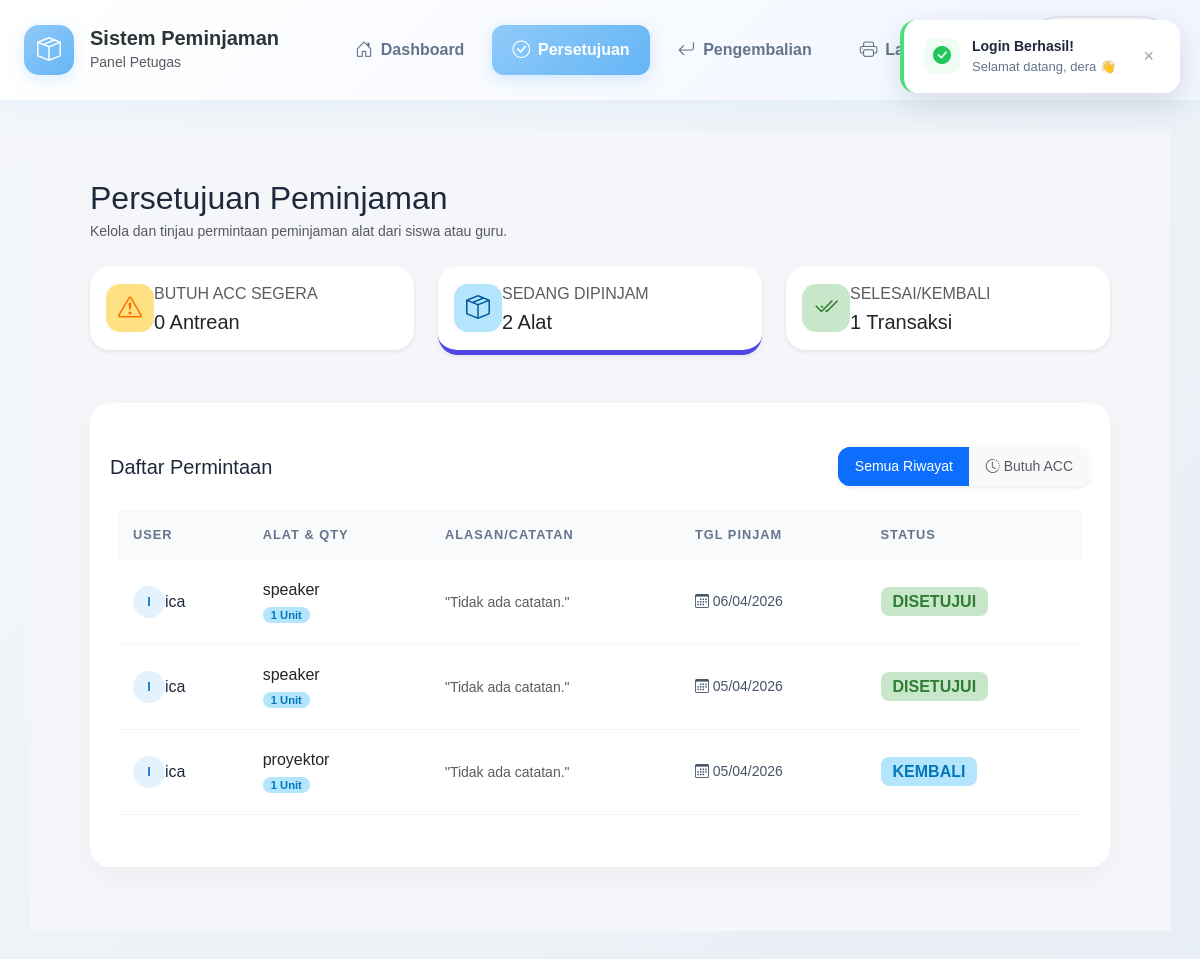
/index.php?page=menyetujui (signed in), run on the app's committed database.
### tables this page shows
CREATE TABLE `tb_peminjaman` (
  `id_peminjaman` int(11) NOT NULL,
  `id_user` int(11) NOT NULL,
  `id_alat` int(11) NOT NULL,
  `tgl_pinjam` date NOT NULL,
  `tgl_kembali` date NOT NULL,
  `tgl_dikembalikan` date NOT NULL,
  `jumlah` int(11) NOT NULL,
  `catatan` text DEFAULT NULL,
  `status` enum('menunggu','disetujui','ditolak','kembali','dibatalkan') DEFAULT 'menunggu',
  `alasan_tolak` text DEFAULT NULL,
  `alasan_tolak_kembali` text DEFAULT NULL,
  `nama_peminjam` varchar(25) DEFAULT NULL,
  `kategori_peminjam` enum('siswa','guru','pegawai') DEFAULT NULL,
  `deleted_at` datetime DEFAULT NULL
);

CREATE TABLE `tb_user` (
  `id_user` int(11) NOT NULL,
  `nama` varchar(25) NOT NULL,
  `username` varchar(100) DEFAULT NULL,
  `email` varchar(30) NOT NULL,
  `password` varchar(50) NOT NULL,
  `role` enum('admin','petugas','peminjam') NOT NULL,
  `deleted_at` datetime DEFAULT NULL
);

CREATE TABLE `tb_alat` (
  `id_alat` int(11) NOT NULL,
  `id_kategori` int(11) NOT NULL,
  `nama_alat` varchar(25) NOT NULL,
  `stok` int(11) NOT NULL,
  `status` enum('tersedia','tidak tersedia') DEFAULT 'tersedia',
  `deleted_at` datetime DEFAULT NULL
);

### controller/baseController.php (called while the page is built, shortened)
<?php
class BaseController {
    public function __construct($pdo) {
        $this->db = $pdo;
    }
    protected function render($view, $data = []) {
        extract($data);
        $viewPath = (substr($view, -4) === '.php') ? $view : $view . '.php';
        require __DIR__ . '/../view/' . $viewPath;
    }
}

### controller/petugas/petugasController.php (called while the page is built, shortened)
<?php
require_once __DIR__ . '/../baseController.php';
class PetugasController extends BaseController {
    public function halamanPersetujuan() {
        $stats = [
           'totalPerluDisetujui' => $this->db->query("SELECT COUNT(*) FROM tb_peminjaman WHERE status = 'menunggu' AND deleted_at IS NULL")->fetchColumn(),
            'totalAktif'          => $this->db->query("SELECT COUNT(*) FROM tb_peminjaman WHERE status = 'disetujui'")->fetchColumn(),
            'totalPengembalian'   => $this->db->query("SELECT COUNT(*) FROM tb_peminjaman WHERE status = 'kembali'")->fetchColumn(),
        ];
        $stmt = $this->db->query("SELECT p.id_peminjaman, p.id_user, p.id_alat, p.jumlah,
                                         p.tgl_pinjam, p.tgl_kembali, p.tgl_dikembalikan,
                                         p.status, p.catatan, p.alasan_tolak,
                                         u.id_user as user_id, u.nama as nama, a.nama_alat
                                  FROM tb_peminjaman p
                                  JOIN tb_user u ON p.id_user = u.id_user
                                  JOIN tb_alat a ON p.id_alat = a.id_alat
                                  WHERE p.deleted_at IS NULL
                                  ORDER BY p.id_peminjaman DESC");
        $data = $stmt->fetchAll(PDO::FETCH_ASSOC);
        $this->render('petugas/menyetujui', [
            'data' => $data,
            'stats' => $stats
        ]);
    }
}

### view/petugas/menyetujui.php (the view, shortened to what this page needs)
<div class="container-fluid p-4">
    <div class="mb-4">
        <h2 class="font-weight-bold mb-1" style="color: #1e293b;">Persetujuan Peminjaman</h2>
        <p class="text-muted small">Kelola dan tinjau permintaan peminjaman alat dari siswa atau guru.</p>
    </div>
    <div class="row mb-4">
        <div class="col-xl-4 col-md-6 mb-4">
            <div class="card-monitoring shadow-sm p-3">
                <div class="card-body">
                    <div class="d-flex align-items-center">
                        <div class="stat-icon-circle bg-soft-amber mr-3">
                            <i class="bi bi-exclamation-triangle"></i>
                        </div>
                        <div>
                            <div class="text-xs font-weight-bold text-muted text-uppercase mb-1">Butuh ACC Segera</div>
                            <div class="h5 mb-0 font-weight-bold text-dark"><?= $stats['totalPerluDisetujui'] ?> Antrean</div>
                        </div>
                    </div>
                </div>
            </div>
        </div>
        <div class="col-xl-4 col-md-6 mb-4">
            <div class="card-monitoring shadow-sm p-3 border-bottom-primary" style="border-bottom: 5px solid #4f46e5 !important;">
                <div class="card-body">
                    <div class="d-flex align-items-center">
                        <div class="stat-icon-circle bg-soft-blue mr-3">
                            <i class="bi bi-box-seam"></i>
                        </div>
                        <div>
                            <div class="text-xs font-weight-bold text-muted text-uppercase mb-1">Sedang Dipinjam</div>
                            <div class="h5 mb-0 font-weight-bold text-dark"><?= $stats['totalAktif'] ?> Alat</div>
                        </div>
                    </div>
                </div>
            </div>
        </div>
        <div class="col-xl-4 col-md-6 mb-4">
            <div class="card-monitoring shadow-sm p-3">
                <div class="card-body">
                    <div class="d-flex align-items-center">
                        <div class="stat-icon-circle bg-soft-success mr-3">
                            <i class="bi bi-check2-all"></i>
                        </div>
                        <div>
                            <div class="text-xs font-weight-bold text-muted text-uppercase mb-1">Selesai/Kembali</div>
                            <div class="h5 mb-0 font-weight-bold text-dark"><?= $stats['totalPengembalian'] ?> Transaksi</div>
                        </div>
                    </div>
                </div>
            </div>
        </div>
    </div>
    <div class="main-table-card shadow-sm">
        <div class="card-header bg-transparent border-0 py-4 d-flex flex-column flex-md-row align-items-md-center justify-content-between">
            <h5 class="font-weight-bold mb-3 mb-md-0" style="color: #1e293b;">Daftar Permintaan</h5>
            <div class="btn-group shadow-sm" style="border-radius: 12px; overflow: hidden;">
                <a href="index.php?page=menyetujui" class="btn btn-sm <?= !isset($_GET['filter']) ? 'btn-primary' : 'btn-light text-muted' ?> px-3 py-2">Semua Riwayat</a>
                <a href="index.php?page=menyetujui&filter=menunggu" class="btn btn-sm <?= @$_GET['filter'] == 'menunggu' ? 'btn-warning' : 'btn-light text-muted' ?> px-3 py-2">
                    <i class="bi bi-clock-history mr-1"></i> Butuh ACC
                </a>
            </div>
        </div>
        <div class="table-responsive px-2 pb-3">
            <table class="table table-aesthetic">
                <thead>
                    <tr>
                        <th>User</th>
                        <th>Alat & Qty</th>
                        <th>Alasan/Catatan</th>
                        <th>Tgl Pinjam</th>
                        <th>Status</th>
                    </tr>
                </thead>
                <tbody>
                    <?php
                    foreach ($data as $p):
                        $badgeClass = 'badge-soft-secondary';
                        if($p['status'] == 'menunggu') $badgeClass = 'badge-soft-warning';
                        elseif($p['status'] == 'disetujui') $badgeClass = 'badge-soft-success';
                        elseif($p['status'] == 'ditolak') $badgeClass = 'badge-soft-danger';
                        elseif($p['status'] == 'kembali') $badgeClass = 'badge-soft-info';
                    ?>
                    <tr>
                        <td>
                            <div class="d-flex align-items-center">
                                <div class="avatar-soft mr-2"><?= strtoupper(substr($p['nama'], 0, 1)); ?></div>
                                <div>
                                    <div class="font-weight-bold" style="color: #1e293b;"><?= htmlspecialchars($p['nama']) ?></div>
                                </div>
                            </div>
                        </td>
                        <td>
                            <div class="font-weight-bold text-dark"><?= htmlspecialchars($p['nama_alat']) ?></div>
                            <small class="badge-soft-info" style="font-size: 0.7rem; padding: 2px 8px;"><?= $p['jumlah'] ?> Unit</small>
                        </td>
                        <td style="max-width: 200px;">
                            <span class="small text-muted italic">
                                "<?= !empty($p['catatan']) ? htmlspecialchars($p['catatan']) : 'Tidak ada catatan.' ?>"
                            </span>
                        </td>
                        <td>
                            <div class="small font-weight-bold"><i class="bi bi-calendar3 mr-1"></i> <?= date('d/m/Y', strtotime($p['tgl_pinjam'])) ?></div>
                        </td>
                        <td>
                            <span class="<?= $badgeClass ?>">
                                <?= strtoupper(htmlspecialchars($p['status'])) ?>
                            </span>
                        </td>
                    </tr>
                    <?php endforeach; ?>
                </tbody>
            </table>
        </div>
    </div>
</div>

### assets/CSS/style.css (style rules this page uses)
:root { --primary: #90caf9; --primary-soft: #e3f2fd; --success: #81c784; --warning: #ffb74d; --danger: #e57373; --dark: #1e272e; --bg-light: #f8f9fc; --radius-custom: 20px; }
body { background-color: var(--bg-light); font-family: 'Nunito', sans-serif; color: #2d3436; }
.main-table-card { background: #ffffff !important; border-radius: 20px !important; border: none !important; box-shadow: 0 10px 30px rgba(0, 0, 0, 0.04) !important; padding: 20px; margin-top: 20px; }
.table-aesthetic thead th { background-color: #f8fafc !important; color: #64748b !important; font-size: 0.8rem; text-transform: uppercase; letter-spacing: 1px; padding: 15px !important; border: none !important; }
.table-aesthetic tbody td { padding: 18px 15px !important; vertical-align: middle !important; border-bottom: 1px solid #f1f5f9 !important; color: #475569; }
.badge-soft-success { background: #c8e6c9 !important; color: #2e7d32 !important; padding: 6px 12px; border-radius: 8px; font-weight: 700; }
.badge-soft-info { background: #b3e5fc !important; color: #0277bd !important; padding: 6px 12px; border-radius: 8px; font-weight: 700; }
.avatar-soft { width: 32px; height: 32px; background: #e3f2fd; color: #1976d2; border-radius: 50%; display: flex; align-items: center; justify-content: center; font-size: 0.8rem; font-weight: bold; }
.card-monitoring { border: none !important; border-radius: 20px !important; background: #ffffff; transition: transform 0.3s ease; }
.stat-icon-circle { width: 48px; height: 48px; border-radius: 14px; display: flex; align-items: center; justify-content: center; font-size: 1.5rem; }
.bg-soft-blue { background-color: #b3e5fc; color: #01579b; }
.bg-soft-amber { background-color: #ffe082; color: #ff6f00; }
.bg-soft-success { background-color: #c8e6c9; color: #2e7d32; }
button, .btn, .nav-item { transition: all 0.3s ease; }

### data on the page
tb_peminjaman: id_user.nama "I", id_user.nama "ica", id_alat.nama_alat "speaker", jumlah "1", catatan "Tidak ada catatan.", tgl_pinjam "06/04/2026", status "DISETUJUI"
tb_peminjaman: id_user.nama "I", id_user.nama "ica", id_alat.nama_alat "speaker", jumlah "1", catatan "Tidak ada catatan.", tgl_pinjam "05/04/2026", status "DISETUJUI"
tb_peminjaman: id_user.nama "I", id_user.nama "ica", id_alat.nama_alat "proyektor", jumlah "1", catatan "Tidak ada catatan.", tgl_pinjam "05/04/2026", status "KEMBALI"

### other printed values
$_SESSION['role'] "Petugas"
$_SESSION['flash_login'] "dera"
$stats['totalPerluDisetujui'] "0"
$stats['totalAktif'] "2"
$stats['totalPengembalian'] "1"
